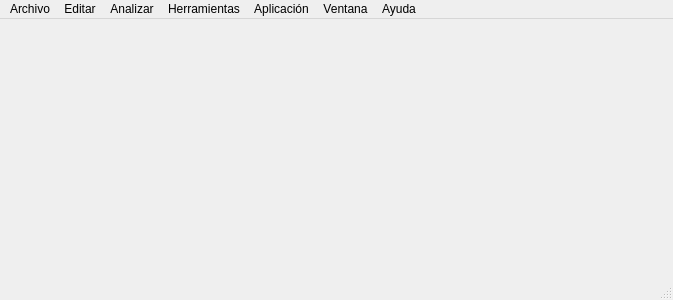
<?xml version="1.0" encoding="UTF-8"?>
<ui version="4.0">
 <class>MainWindow</class>
 <widget class="QMainWindow" name="MainWindow">
  <property name="geometry">
   <rect>
    <x>0</x>
    <y>0</y>
    <width>673</width>
    <height>300</height>
   </rect>
  </property>
  <property name="windowTitle">
   <string>Procesamiento de Grafos</string>
  </property>
  <property name="windowIcon">
   <iconset>
    <normaloff>../../../Trabajos Unal/Teoria de Señales/TKinter/unal.ico</normaloff>../../../Trabajos Unal/Teoria de Señales/TKinter/unal.ico</iconset>
  </property>
  <widget class="QWidget" name="centralWidget">
   <property name="autoFillBackground">
    <bool>false</bool>
   </property>
   <layout class="QVBoxLayout" name="verticalLayout">
    <item>
     <widget class="MplWidget" name="MplWidget" native="true">
      <property name="autoFillBackground">
       <bool>false</bool>
      </property>
     </widget>
    </item>
   </layout>
  </widget>
  <widget class="QMenuBar" name="menuBar">
   <property name="geometry">
    <rect>
     <x>0</x>
     <y>0</y>
     <width>673</width>
     <height>30</height>
    </rect>
   </property>
   <widget class="QMenu" name="menuHello">
    <property name="title">
     <string>Archivo</string>
    </property>
    <widget class="QMenu" name="menuNuevo_Grafo">
     <property name="title">
      <string>Nuevo Grafo</string>
     </property>
     <addaction name="actionPersonalizado"/>
     <addaction name="actionAleatorio"/>
    </widget>
    <widget class="QMenu" name="menuExportar_Datos">
     <property name="title">
      <string>Exportar Datos</string>
     </property>
     <addaction name="actionExcel"/>
     <addaction name="actionImagen"/>
     <addaction name="actionPDF"/>
    </widget>
    <addaction name="menuNuevo_Grafo"/>
    <addaction name="actionExport"/>
    <addaction name="actionGuardar"/>
    <addaction name="actionGuardar_Como"/>
    <addaction name="menuExportar_Datos"/>
    <addaction name="actionImportar_Datos"/>
    <addaction name="actionInicio"/>
    <addaction name="actionImprimir"/>
    <addaction name="actionCerrar"/>
   </widget>
   <widget class="QMenu" name="menuModulator">
    <property name="title">
     <string>Editar</string>
    </property>
    <widget class="QMenu" name="menuNodo">
     <property name="title">
      <string>Nodo</string>
     </property>
     <addaction name="actionAgregar"/>
     <addaction name="actionEditar"/>
     <addaction name="actionEliminar"/>
    </widget>
    <widget class="QMenu" name="menuArco">
     <property name="title">
      <string>Arco</string>
     </property>
     <addaction name="actionAgregar_2"/>
     <addaction name="actionEditar_2"/>
     <addaction name="actionEliminar_2"/>
    </widget>
    <addaction name="actionRFD"/>
    <addaction name="menuNodo"/>
    <addaction name="menuArco"/>
   </widget>
   <widget class="QMenu" name="menuDemodulator">
    <property name="title">
     <string>Analizar</string>
    </property>
    <addaction name="actionA_1"/>
    <addaction name="actionA_2"/>
    <addaction name="actionA_3"/>
    <addaction name="actionA_4"/>
   </widget>
   <widget class="QMenu" name="menuWGN">
    <property name="title">
     <string>Herramientas</string>
    </property>
    <addaction name="actionAbout"/>
   </widget>
   <widget class="QMenu" name="menuAplicaci_n">
    <property name="title">
     <string>Aplicación</string>
    </property>
    <addaction name="actionAplicaci_n_1"/>
    <addaction name="actionAplicaci_n_2"/>
   </widget>
   <widget class="QMenu" name="menuVentana">
    <property name="title">
     <string>Ventana</string>
    </property>
    <addaction name="actionGrafica"/>
    <addaction name="actionTabla"/>
   </widget>
   <widget class="QMenu" name="menuAyuda">
    <property name="title">
     <string>Ayuda</string>
    </property>
    <addaction name="actionAyuda"/>
    <addaction name="actionAcerca_de_Grafos"/>
   </widget>
   <addaction name="menuHello"/>
   <addaction name="menuModulator"/>
   <addaction name="menuDemodulator"/>
   <addaction name="menuWGN"/>
   <addaction name="menuAplicaci_n"/>
   <addaction name="menuVentana"/>
   <addaction name="menuAyuda"/>
  </widget>
  <widget class="QStatusBar" name="statusBar"/>
  <action name="actionExport">
   <property name="text">
    <string>Abrir</string>
   </property>
  </action>
  <action name="actionRFD">
   <property name="text">
    <string>Deshacer</string>
   </property>
  </action>
  <action name="actionAM">
   <property name="text">
    <string>AM</string>
   </property>
  </action>
  <action name="actionFM">
   <property name="text">
    <string>FM</string>
   </property>
  </action>
  <action name="actionA_1">
   <property name="checkable">
    <bool>true</bool>
   </property>
   <property name="checked">
    <bool>true</bool>
   </property>
   <property name="text">
    <string>Algoritmo 1</string>
   </property>
  </action>
  <action name="actionA_2">
   <property name="checkable">
    <bool>true</bool>
   </property>
   <property name="text">
    <string>Algoritmo 2</string>
   </property>
  </action>
  <action name="actionA_3">
   <property name="checkable">
    <bool>true</bool>
   </property>
   <property name="text">
    <string>Algoritmo 3</string>
   </property>
  </action>
  <action name="actionA_4">
   <property name="checkable">
    <bool>true</bool>
   </property>
   <property name="text">
    <string>Algoritmo 4</string>
   </property>
  </action>
  <action name="actionAbout">
   <property name="text">
    <string>Ejecución</string>
   </property>
  </action>
  <action name="actionManual">
   <property name="text">
    <string>Manual</string>
   </property>
  </action>
  <action name="actionSin_60Hz">
   <property name="text">
    <string>Sin 60Hz</string>
   </property>
  </action>
  <action name="actionPersonalizado">
   <property name="text">
    <string>Personalizado</string>
   </property>
  </action>
  <action name="actionAleatorio">
   <property name="text">
    <string>Aleatorio</string>
   </property>
  </action>
  <action name="actionGuardar">
   <property name="text">
    <string>Guardar</string>
   </property>
  </action>
  <action name="actionGuardar_Como">
   <property name="text">
    <string>Guardar Como</string>
   </property>
  </action>
  <action name="actionImportar_Datos">
   <property name="text">
    <string>Importar Datos</string>
   </property>
  </action>
  <action name="actionExcel">
   <property name="text">
    <string>Excel</string>
   </property>
  </action>
  <action name="actionImagen">
   <property name="text">
    <string>Imagen</string>
   </property>
  </action>
  <action name="actionPDF">
   <property name="text">
    <string>PDF</string>
   </property>
  </action>
  <action name="actionInicio">
   <property name="text">
    <string>Inicio</string>
   </property>
  </action>
  <action name="actionImprimir">
   <property name="text">
    <string>Imprimir</string>
   </property>
  </action>
  <action name="actionCerrar">
   <property name="text">
    <string>Cerrar</string>
   </property>
  </action>
  <action name="actionAgregar">
   <property name="text">
    <string>Agregar</string>
   </property>
  </action>
  <action name="actionEditar">
   <property name="text">
    <string>Editar</string>
   </property>
  </action>
  <action name="actionEliminar">
   <property name="text">
    <string>Eliminar</string>
   </property>
  </action>
  <action name="actionAgregar_2">
   <property name="text">
    <string>Agregar</string>
   </property>
  </action>
  <action name="actionEditar_2">
   <property name="text">
    <string>Editar</string>
   </property>
  </action>
  <action name="actionEliminar_2">
   <property name="text">
    <string>Eliminar</string>
   </property>
  </action>
  <action name="actionAplicaci_n_1">
   <property name="text">
    <string>Aplicación 1</string>
   </property>
  </action>
  <action name="actionAplicaci_n_2">
   <property name="text">
    <string>Aplicación 2</string>
   </property>
  </action>
  <action name="actionGrafica">
   <property name="text">
    <string>Grafica</string>
   </property>
  </action>
  <action name="actionTabla">
   <property name="text">
    <string>Tabla</string>
   </property>
  </action>
  <action name="actionAyuda">
   <property name="text">
    <string>Ayuda</string>
   </property>
  </action>
  <action name="actionAcerca_de_Grafos">
   <property name="text">
    <string>Acerca de Grafos</string>
   </property>
  </action>
 </widget>
 <layoutdefault spacing="6" margin="11"/>
 <customwidgets>
  <customwidget>
   <class>MplWidget</class>
   <extends>QWidget</extends>
   <header>Widgets/mplwidget.h</header>
   <container>1</container>
  </customwidget>
 </customwidgets>
 <resources/>
 <connections/>
</ui>
